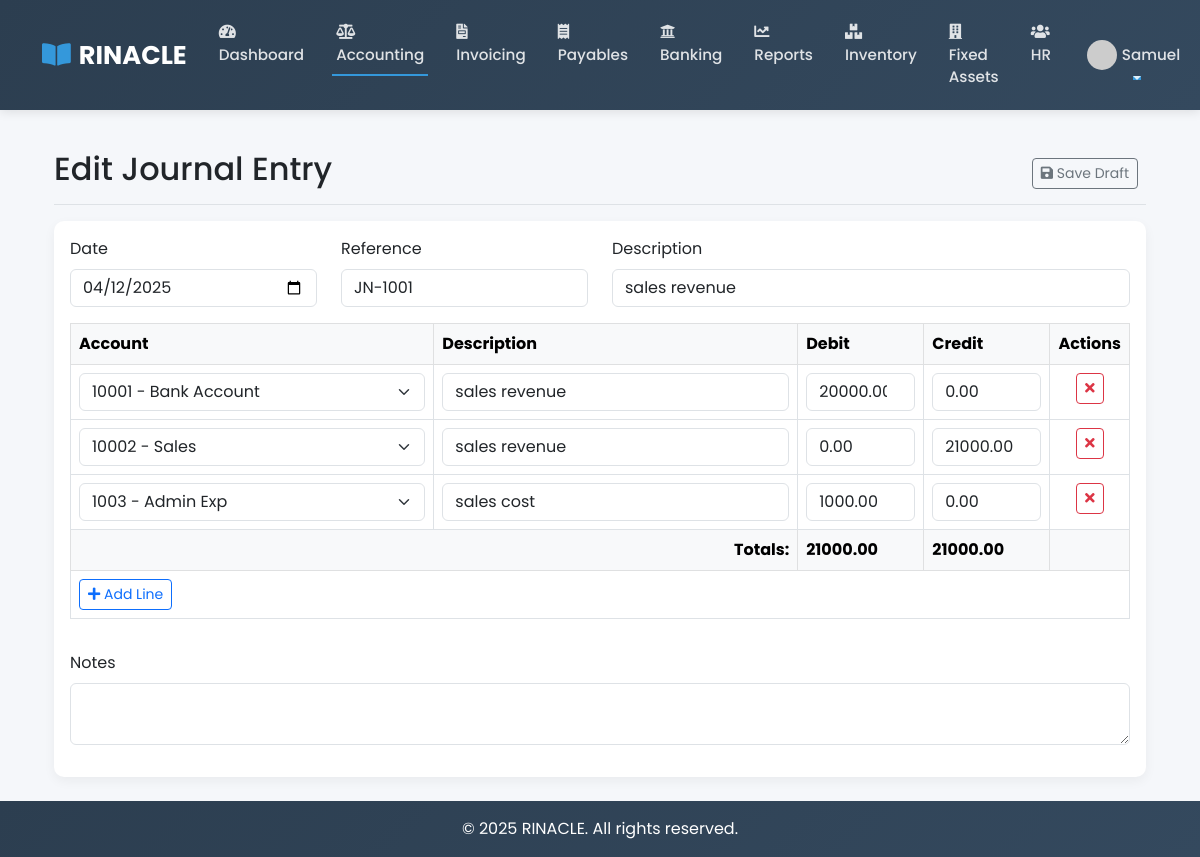
Screenshot of /accounting/journal-entries/14/edit/ (signed in) with the database file from the repository.
### accounting/models.py (models this page shows, shortened)
class Transaction(models.Model):
    TRANSACTION_TYPES = [
        ('journal', 'Journal Entry'),
        ('invoice', 'Invoice'),
        ('bill', 'Bill'),
        ('payment', 'Payment'),
        ('receipt', 'Receipt'),
    ]
    date = models.DateField()
    type = models.CharField(max_length=20, choices=TRANSACTION_TYPES)
    reference = models.CharField(max_length=50)
    description = models.TextField()
    created_at = models.DateTimeField(auto_now_add=True)
    updated_at = models.DateTimeField(auto_now=True)
    created_by = models.ForeignKey(settings.AUTH_USER_MODEL, on_delete=models.PROTECT)
    STATUS_CHOICES = [
        ('draft', 'Draft'),
        ('posted', 'Posted'),
        ('voided', 'Voided'),
    ]
    status = models.CharField(max_length=10, choices=STATUS_CHOICES, default='draft')
    class Meta:
        ordering = ['-date', '-created_at']

class TransactionLine(models.Model):
    transaction = models.ForeignKey(Transaction, related_name='lines', on_delete=models.CASCADE)
    account = models.ForeignKey(Account, related_name='transactions', on_delete=models.PROTECT)
    description = models.CharField(max_length=255)
    debit = models.DecimalField(max_digits=15, decimal_places=2, default=0)
    credit = models.DecimalField(max_digits=15, decimal_places=2, default=0)
    class Meta:
        ordering = ['id']

class Account(models.Model):
    ACCOUNT_TYPES = [
        ('asset', 'Asset'),
        ('liability', 'Liability'),
        ('equity', 'Equity'),
        ('revenue', 'Revenue'),
        ('expense', 'Expense'),
    ]
    STATUS_CHOICES = [
        ('active', 'Active'),
        ('inactive', 'Inactive'),
    ]
    code = models.CharField(max_length=20, unique=True)
    name = models.CharField(max_length=100)
    type = models.CharField(max_length=20, choices=ACCOUNT_TYPES)
    opening_balance = models.DecimalField(max_digits=15, decimal_places=2, default=0)
    parent = models.ForeignKey('self', null=True, blank=True, related_name='children', on_delete=models.PROTECT)
    description = models.TextField(blank=True)
    balance = models.DecimalField(max_digits=15, decimal_places=2, default=0)
    status = models.CharField(max_length=10, choices=STATUS_CHOICES, default='active')
    created_at = models.DateTimeField(auto_now_add=True)
    updated_at = models.DateTimeField(auto_now=True)
    created_by = models.ForeignKey(settings.AUTH_USER_MODEL, on_delete=models.PROTECT, related_name='accounts_created')
    level = models.IntegerField(default=0)  # For hierarchical display
    class Meta:
        ordering = ['code']
        unique_together = ['parent', 'code']

### accounting/views.py (the view, shortened to what this page needs)
# urls.py: path('journal-entries/<int:pk>/edit/', views.journal_entry_edit, name='journal_entry_edit'),
@login_required
def journal_entry_edit(request, pk):
    entry = get_object_or_404(Transaction.objects.select_related('created_by'), pk=pk, type='journal')
    lines = entry.lines.select_related('account').all()
    total_debit = sum(line.debit or 0 for line in lines)
    total_credit = sum(line.credit or 0 for line in lines)
    context = {
        'title': 'Edit Journal Entry',
        'transaction': entry,
        'lines': lines,
        'total_debit': total_debit,
        'total_credit': total_credit,
        'accounts': Account.objects.filter(status='active').order_by('code'),
        'is_edit': True
    }
    return render(request, 'accounting/journal_entry.html', context)

### templates/accounting/journal_entry.html (shortened to what this page needs)
{% extends 'base.html' %}
{% block content %}
<div class="container-fluid">
    <div class="d-flex justify-content-between flex-wrap flex-md-nowrap align-items-center pt-3 pb-2 mb-3 border-bottom">
        <h1 class="h2">{{ title }}</h1>
        <div class="btn-toolbar mb-2 mb-md-0">
            <div class="btn-group me-2">
                <button type="submit" form="journalEntryForm" name="action" value="save" class="btn btn-sm btn-outline-secondary">
                    <i class="fas fa-save"></i> Save Draft
                </button>
            </div>
        </div>
    </div>
    <div class="card">
        <div class="card-body">
            <form id="journalEntryForm" method="post" action="{% if transaction %}{% url 'accounting:journal_entry_edit' transaction.id %}{% else %}{% url 'accounting:journal_entry_create' %}{% endif %}">
                <div class="row mb-3">
                    <div class="col-md-3">
                        <label for="entryDate" class="form-label">Date</label>
                        <input type="date" class="form-control" id="entryDate" name="date" required
                               value="{% if transaction %}{{ transaction.date|date:'Y-m-d' }}{% else %}{{ current_date|date:'Y-m-d' }}{% endif %}">
                    </div>
                    <div class="col-md-3">
                        <label for="reference" class="form-label">Reference</label>
                        <input type="text" class="form-control" id="reference" name="reference"
                               placeholder="e.g., INV-001" value="{% if transaction %}{{ transaction.reference }}{% endif %}">
                    </div>
                    <div class="col-md-6">
                        <label for="description" class="form-label">Description</label>
                        <input type="text" class="form-control" id="description" name="description"
                               placeholder="Enter description" required value="{% if transaction %}{{ transaction.description }}{% endif %}">
                    </div>
                </div>
                <div class="table-responsive mb-3">
                    <table class="table table-bordered" id="journalEntryTable">
                        <thead class="table-light">
                            <tr>
                                <th style="width: 35%">Account</th>
                                <th style="width: 35%">Description</th>
                                <th style="width: 12%">Debit</th>
                                <th style="width: 12%">Credit</th>
                                <th style="width: 6%">Actions</th>
                            </tr>
                        </thead>
                        <tbody id="journalEntryLines">
                            {% if lines %}
                                {% for line in lines %}
                                <tr class="entry-line">
                                    <td>
                                        <select class="form-select account-select" name="account[]" required>
                                            {% for account in accounts %}
                                            <option value="{{ account.id }}" {% if account.id == line.account.id %}selected{% endif %}>
                                                {{ account.code }} - {{ account.name }}
                                            </option>
                                            {% endfor %}
                                        </select>
                                    </td>
                                    <td>
                                        <input type="text" class="form-control" name="line_description[]"
                                               value="{{ line.description|default:'' }}" placeholder="Line description">
                                    </td>
                                    <td>
                                        <input type="number" class="form-control debit-amount" name="debit[]"
                                               step="0.01" min="0" value="{{ line.debit|floatformat:2|default:'0.00' }}">
                                    </td>
                                    <td>
                                        <input type="number" class="form-control credit-amount" name="credit[]"
                                               step="0.01" min="0" value="{{ line.credit|floatformat:2|default:'0.00' }}">
                                    </td>
                                    <td class="text-center">
                                        <button type="button" class="btn btn-sm btn-outline-danger remove-line" {% if forloop.first and forloop.last %}disabled{% endif %}>
                                            <i class="fas fa-times"></i>
                                        </button>
                                    </td>
                                </tr>
                                {% endfor %}
                            {% endif %}
                        </tbody>
                        <tfoot>
                            <tr class="table-light">
                                <td colspan="2" class="text-end">
                                    <strong>Totals:</strong>
                                </td>
                                <td>
                                    <strong id="totalDebit">{{ total_debit|default:'0.00' }}</strong>
                                </td>
                                <td>
                                    <strong id="totalCredit">{{ total_credit|default:'0.00' }}</strong>
                                </td>
                                <td></td>
                            </tr>
                            <tr>
                                <td colspan="5">
                                    <button type="button" class="btn btn-sm btn-outline-primary" id="addLine">
                                        <i class="fas fa-plus"></i> Add Line
                                    </button>
                                </td>
                            </tr>
                        </tfoot>
                    </table>
                </div>
                <div class="row mb-3">
                    <div class="col-md-12">
                        <label for="notes" class="form-label">Notes</label>
                        <textarea class="form-control" id="notes" name="notes" rows="2">{% if transaction %}{{ transaction.notes }}{% endif %}</textarea>
                    </div>
                </div>
            </form>
        </div>
    </div>
</div>
{% endblock %}
{% block extra_css %}
<link href="https://cdnjs.cloudflare.com/ajax/libs/font-awesome/5.15.4/css/all.min.css" rel="stylesheet">
{% endblock %}

### templates/base.html (shortened to what this page needs)
<!DOCTYPE html>
<html lang="en">
<head>
    <link href="https://cdn.jsdelivr.net/npm/bootstrap@5.3.0/dist/css/bootstrap.min.css" rel="stylesheet">
    <link href="https://cdnjs.cloudflare.com/ajax/libs/font-awesome/6.4.2/css/all.min.css" rel="stylesheet">
    {% block extra_css %}{% endblock %}
</head>
<body>
    <nav class="navbar navbar-expand-lg navbar-dark">
        <div class="container">
            <a class="navbar-brand" href="{% url 'core:home' %}">
                <i class="fas fa-book-open"></i>RINACLE
            </a>
            <div class="collapse navbar-collapse" id="navbarNav">
                <ul class="navbar-nav me-auto">
                    {% if user.is_authenticated %}
                        <li class="nav-item">
                            <a class="nav-link {% if request.resolver_match.url_name == 'dashboard' %}active{% endif %}" href="{% url 'core:dashboard' %}">
                                <i class="fas fa-tachometer-alt"></i> Dashboard
                            </a>
                        </li>
                        <li class="nav-item">
                            <a class="nav-link {% if request.resolver_match.url_name == 'accounting' %}active{% endif %}" href="{% url 'accounting:home' %}">
                                <i class="fas fa-balance-scale"></i> Accounting
                            </a>
                        </li>
                        <li class="nav-item">
                            <a class="nav-link {% if request.resolver_match.url_name == 'invoicing' %}active{% endif %}" href="{% url 'invoicing:home' %}">
                                <i class="fas fa-file-invoice"></i> Invoicing
                            </a>
                        </li>
                        <li class="nav-item">
                            <a class="nav-link {% if request.resolver_match.url_name == 'payables' %}active{% endif %}" href="{% url 'payables:home' %}">
                                <i class="fas fa-receipt"></i> Payables
                            </a>
                        </li>
                        <li class="nav-item">
                            <a class="nav-link {% if request.resolver_match.url_name == 'banking' %}active{% endif %}" href="{% url 'banking:home' %}">
                                <i class="fas fa-university"></i> Banking
                            </a>
                        </li>
                        <li class="nav-item">
                            <a class="nav-link {% if request.resolver_match.url_name == 'reports' %}active{% endif %}" href="{% url 'reports:home' %}">
                                <i class="fas fa-chart-line"></i> Reports
                            </a>
                        </li>
                        <li class="nav-item">
                            <a class="nav-link {% if request.resolver_match.url_name == 'inventory' %}active{% endif %}" href="{% url 'inventory:home' %}">
                                <i class="fas fa-boxes"></i> Inventory
                            </a>
                        </li>
                        <li class="nav-item">
                            <a class="nav-link {% if request.resolver_match.url_name == 'fixed_assets' %}active{% endif %}" href="{% url 'fixed_assets:home' %}">
                                <i class="fas fa-building"></i> Fixed Assets
                            </a>
                        </li>
                        <li class="nav-item">
                            <a class="nav-link {% if request.resolver_match.url_name == 'hr' %}active{% endif %}" href="{% url 'hr:home' %}">
                                <i class="fas fa-users"></i> HR
                            </a>
                        </li>
                    {% endif %}
                </ul>
                <ul class="navbar-nav">
                    {% if user.is_authenticated %}
                        <li class="nav-item dropdown">
                            <a class="nav-link dropdown-toggle d-flex align-items-center" href="#" role="button" data-bs-toggle="dropdown">
                                <div class="user-avatar">
                                    <img src="https://ui-avatars.com/api/?name={{ user.first_name }}+{{ user.last_name }}&background=3498db&color=fff" alt="{{ user.username }}">
                                </div>
                                {{ user.first_name|default:user.username }}
                            </a>
                        </li>
                    {% endif %}
                </ul>
            </div>
        </div>
    </nav>
    <main class="py-4">
        <div class="container">
            {% block content %}{% endblock %}
        </div>
    </main>
    <footer class="footer mt-auto py-3 bg-dark">
        <div class="container text-center">
            <span class="text-white">© {% now "Y" %} RINACLE. All rights reserved.</span>
        </div>
    </footer>
</body>
</html>

### templates/base.html (style rules this page uses)
:root { --primary-color: #3498db; --secondary-color: #2c3e50; --accent-color: #e74c3c; --light-bg: #f8f9fa; --dark-bg: #343a40; }
body { font-family: 'Poppins', sans-serif; display: flex; flex-direction: column; min-height: 100vh; background-color: #f5f7fa; }
main { flex: 1; }
.navbar { box-shadow: 0 2px 10px rgba(0, 0, 0, 0.1); padding: 0.7rem 1rem; background: linear-gradient(135deg, var(--secondary-color), #34495e); }
.navbar-brand { font-weight: 700; font-size: 1.6rem; display: flex; align-items: center; }
.navbar-brand i { margin-right: 8px; color: var(--primary-color); }
.nav-link { font-weight: 500; padding: 0.6rem 1rem !important; transition: all 0.3s ease; font-size: 0.95rem; position: relative; }
.nav-link:after { content: ''; position: absolute; width: 0; height: 2px; background: var(--primary-color); left: 50%; bottom: 0; transform: translateX(-50%); transition: width 0.3s; }
.nav-link:hover:after, .nav-link.active:after { width: 80%; }
.nav-link i { margin-right: 5px; }
.card { border-radius: 10px; border: none; box-shadow: 0 4px 12px rgba(0, 0, 0, 0.05); transition: transform 0.3s, box-shadow 0.3s; }
footer { background: linear-gradient(135deg, var(--secondary-color), #34495e); color: white; padding: 2rem 0; margin-top: 3rem; }
.user-avatar { width: 30px; height: 30px; border-radius: 50%; overflow: hidden; margin-right: 5px; }
.user-avatar img { width: 100%; height: 100%; object-fit: cover; }
.navbar-dark .navbar-nav .nav-link { color: rgba(255, 255, 255, 0.85); }

### rows the page displays
TransactionLine: account.code "10001 - Bank Account", description "sales revenue", debit "20000.00", credit "0.00"
TransactionLine: account.code "10002 - Sales", description "sales revenue", debit "0.00", credit "21000.00"
TransactionLine: account.code "1003 - Admin Exp", description "sales cost", debit "1000.00", credit "0.00"

### other values shown
{{ user.first_name|default:user.username }} "Samuel"
{{ title }} "Edit Journal Entry"
{{ total_debit|default:'0.00' }} "21000.00"
{{ total_credit|default:'0.00' }} "21000.00"
